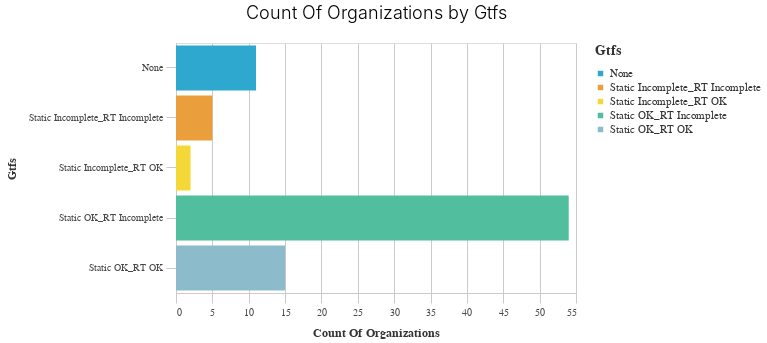

Notebook code cell kept with this figure:
### Code cell
_utils.basic_bar_chart(GTFS_orgs, 'Count_of_Organizations', 'GTFS', 'GTFS')

### Figure 1 — Vega-Lite specification as saved in the notebook (floating-point values rounded to 4 significant figures)
{"config": {"view": {"continuousWidth": 400, "continuousHeight": 300}, "axis": {"domainColor": "#cbcbcb", "grid": true, "gridColor": "#cbcbcb", "gridWidth": 1, "labelColor": "#474747", "labelFont": "Nunito Sans", "labelFontSize": 10, "labelPadding": 4, "tickColor": "#cbcbcb", "tickSize": 10, "titleColor": "#333", "titleFont": "Raleway", "titleFontSize": 12, "titlePadding": 10}, "axisBand": {"grid": false}, "background": "white", "font": "Raleway", "header": {"labelFont": "Nunito Sans", "titleFont": "Raleway"}, "legend": {"labelColor": "#333", "labelFont": "Nunito Sans", "labelFontSize": 11, "labelLimit": 0, "padding": 1, "symbolSize": 30, "symbolType": "square", "titleColor": "#333", "titleFont": "Raleway", "titleFontSize": 14, "titlePadding": 10}, "title": {"anchor": "middle", "font": "Raleway", "fontSize": 18, "fontWeight": 300, "offset": 20}}, "data": {"name": "data-3f1fa7dd6d3c1a86516c10c58766472d"}, "mark": "bar", "encoding": {"color": {"field": "GTFS", "legend": {"title": "Gtfs"}, "scale": {"range": ["#2EA8CE", "#EB9F3C", "#F4D837", "#51BF9D", "#8CBCCB", "#9487C0"]}, "type": "nominal"}, "x": {"field": "Count_of_Organizations", "sort": "-y", "title": "Count Of Organizations", "type": "quantitative"}, "y": {"field": "GTFS", "title": "Gtfs", "type": "nominal"}}, "height": 250, "title": "Count Of Organizations by Gtfs", "width": 400, "$schema": "https://vega.github.io/schema/vega-lite/v4.17.0.json", "datasets": {"data-3f1fa7dd6d3c1a86516c10c58766472d": [{"GTFS": "Static OK_RT Incomplete", "Count_of_Organizations": 54}, {"GTFS": "Static OK_RT OK", "Count_of_Organizations": 15}, {"GTFS": "None", "Count_of_Organizations": 11}, {"GTFS": "Static Incomplete_RT Incomplete", "Count_of_Organizations": 5}, {"GTFS": "Static Incomplete_RT OK", "Count_of_Organizations": 2}]}}
